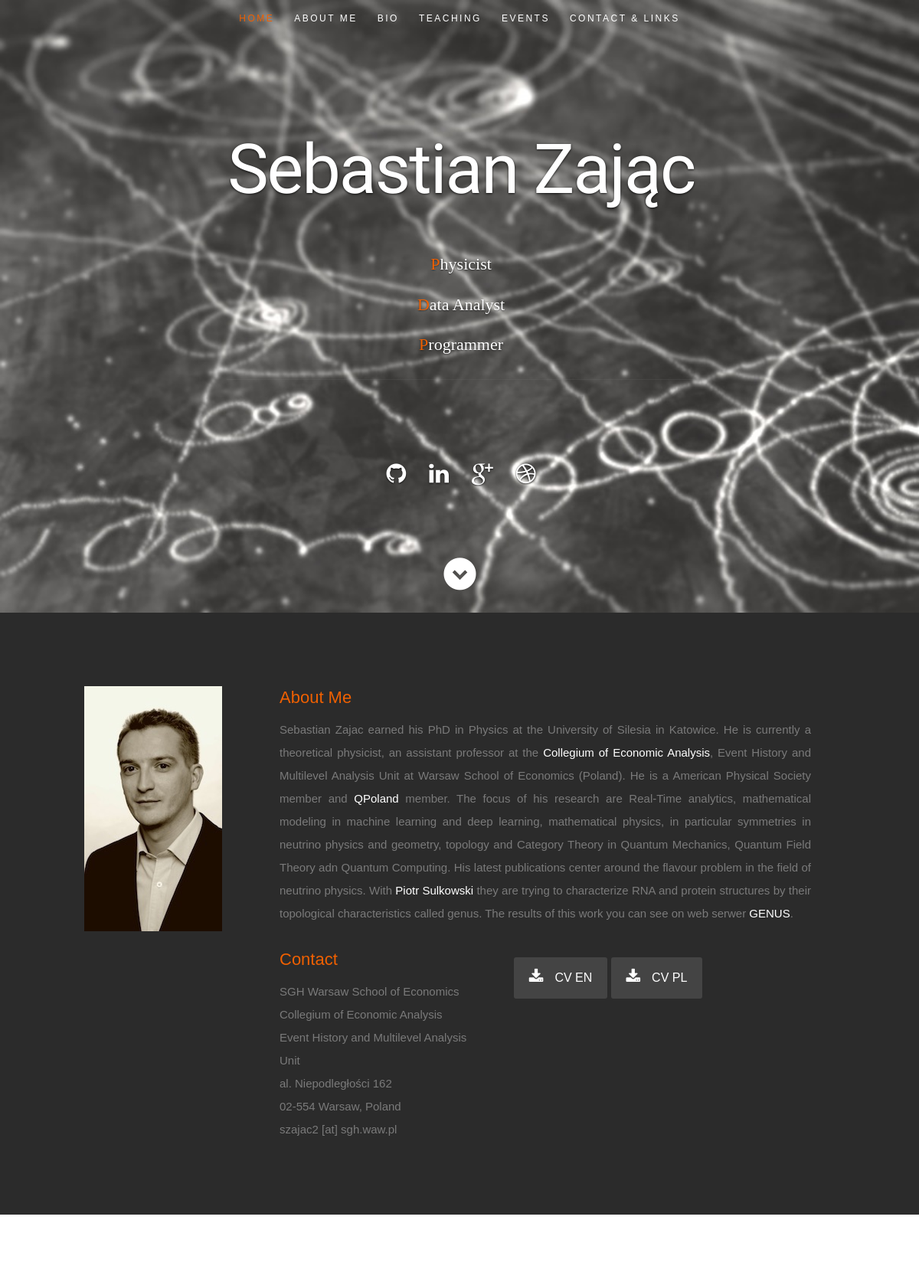
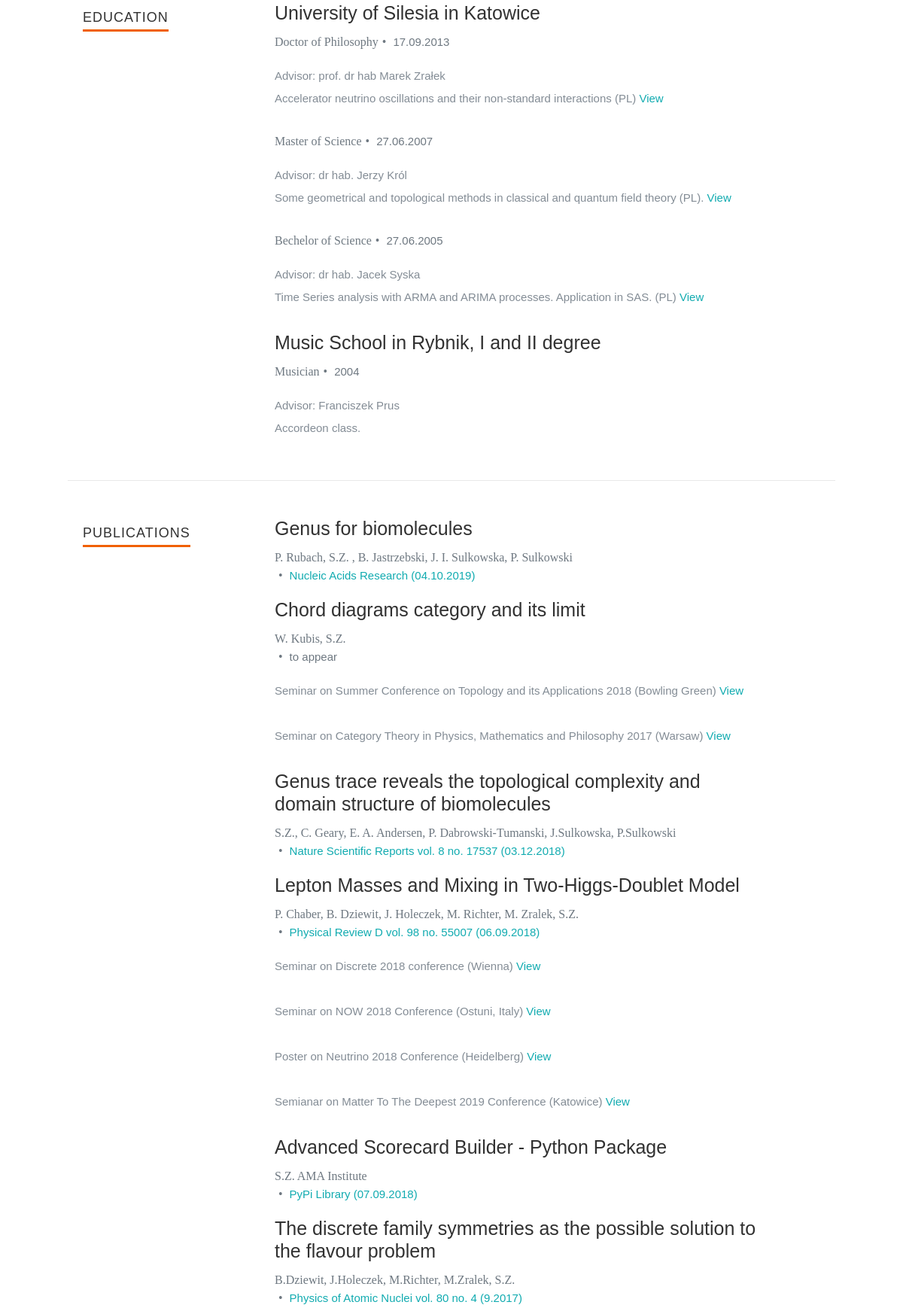
The page / (upper part) on the database its author committed (2 pictures, top to bottom).
### tables this page shows
CREATE TABLE education (
    id INTEGER NOT NULL PRIMARY KEY,
    school VARCHAR(100),
    degree VARCHAR(50),
    data DATE,
    advisor VARCHAR(60),
    title TEXT,
    href VARCHAR(100)
);

CREATE TABLE "publications" (
	"id"	INT NOT NULL,
	"title"	TEXT NOT NULL,
	"authors"	TEXT NOT NULL,
	"state"	INT,
	"journal"	TEXT,
	"vol"	INT,
	"no"	INT,
	"data"	DATE,
	"href"	VARCHAR(150),
	"info"	INTEGER,
	PRIMARY KEY("id")
);

CREATE TABLE publications_state(
    id INT NOT NULL  PRIMARY KEY,
    state VARCHAR(50)
);

CREATE TABLE "publications_info" (
	"id"	INTEGER NOT NULL,
	"id_publication"	INTEGER NOT NULL,
	"content"	TEXT,
	"href"	TEXT,
	PRIMARY KEY("id")
);

### index.php (called while the page is built, shortened)
<?php
require_once 'include/arrays.inc.php';
require_once 'include/functions.inc.php';
include 'main.html.php';
?>

### include/arrays.inc.php (called while the page is built, shortened)
<?php
                $nav = array( "about"=>"About me",
                                          "resume"=>"Bio",
                                          "portfolio"=>"Teaching",
                                          "testimonials"=>"Events",
                                         "footer"=>"Contact &amp; Links"
                );
                $social_media  = array("https://github.com/sebkaz" =>"github",
                                                            "https://pl.linkedin.com/in/sebastian-zając-b4b834b3"=>"linkedin",
                                                            "https://scholar.google.pl/citations?user=Ttb9GbAAAAAJ&hl=pl"=>"google-plus",
                                                            "https://www.researchgate.net/profile/Sebastian_Zajac"=>"dribbble"
                 );
?>

### include/functions.inc.php (the view, shortened to what this page needs)
<?php
 function show_nav($arr){
     $string = '<ul id="nav" class="nav">
         <li class="current">
             <a class="smoothscroll" href="#home">Home</a>
         </li>';
     foreach($arr as $k => $v){
         $string .='<li>
             <a class="smoothscroll" href="#'.$k.'">'.$v.'</a>
         </li>';
     }
     $string .='</ul>
     ';
     return $string;
 }
 function show_socials($arr, $class){
     $string = '<ul class="'.$class.'">';
     foreach($arr as $k => $v){
         $string .='<li>
            <a href="'.$k.'" target="_blank">
             <i class="fa fa-'.$v.'"></i>
         </a>
         </li>';
     }
     $string .='</ul>';
     return $string;
 }
 function show_educations($conn, $sql){
     $string = '';
     $head = '';
     foreach ($conn->query($sql) as $row) {
         if ($row['school'] != $head){
             $head = $row['school'];
             $string .=  '<h3>'.$head.'</h3>';
         }
         $string .= '<p class="info">';
         $string .= $row['degree'];
         $string .= '<span>&bull;</span>
             <em class="date">';
         $string .= $row['data'] ;
         $string .= '</em>
         </p>
         <p>
             Advisor: ';
         $string .= $row['advisor'];
         $string .= '<br/>'. $row['title'];
         if ($row['href'] != "#") $string.=  '<a href="'.$row['href'] .'"> View </a>';
         $string .= '</p>';
 }
 return $string;
 }
 function show_publications($conn, $sql){
     $string = '<div class="row item">
         <div class="twelve columns">';
    foreach ($conn->query($sql) as $row) {
        $string .= '<h3>'.$row['title'].'</h3>';
        $string .= '<p class="info">'.$row['authors'].'<br/> <span>&bull;</span> <em class="date">';
        switch ($row['state']) {
            case 'published':
                $string .= '<a href="'.$row['href'].'" target="_blanck">';
                $string .= $row['journal'];
                if($row['vol'] !=''){ $string .= '  vol.  '.$row['vol'];}
                if($row['no'] !=''){ $string .= '  no.  '.$row['no'];}
                $string .= '  ('.$row['data'].')  ';
                $string .= '</a></em></p>';
                break;
            default:
                $string .= 'to appear </em>
                     </p>';
                break;
        }
        if($row['info'] =='TRUE'){
                $file_dba = new PDO('sqlite:db_web.db');
                $sql_i = "SELECT * FROM publications_info WHERE id_publication=".$row['id'];
                foreach ($file_dba->query($sql_i) as $rows) {
                    $string .= '<p>'.$rows['content'].' <a href=" '.$rows['href'].'" target="_blanck"> View </a></p>';
            }
        }
    }
     $string .= '</div>
      </div>';
     return $string;
 }
?>

### main.html.php (shortened to what this page needs)
<!DOCTYPE html>
<html class="no-js" lang="en">
<head>
    <link rel="stylesheet" href="css/default.css">
    <link rel="stylesheet" href="css/layout.css">
    <link rel="stylesheet" href="css/media-queries.css">
    <link rel="stylesheet" href="css/magnific-popup.css">
</head>
<body>
    <?php include 'header.html.php'; ?>
    <?php include 'about.html.php'; ?>
    <?php include 'resume.html.php';?>
</body>
</html>

### header.html.php (shortened to what this page needs)
<header id="home">
    <nav id="nav-wrap">
        <?php echo show_nav($nav); ?>
    </nav>
    <div class="row banner">
        <div class="banner-text">
            <br>
            <br>
            <h1 class="responsive-headline">Sebastian Zając</h1>
            <br>
            <h3>
                <span>P</span>hysicist
                <br>
                <span>D</span>ata Analyst
                <br>
                <span>P</span>rogrammer</h3>
            <hr />
            <br>
            <br>
            <?php echo show_socials($social_media, "social"); ?>
        </div>
    </div>
    <p class="scrolldown">
        <a class="smoothscroll" href="#about">
            <i class="icon-down-circle"></i>
        </a>
    </p>
</header>

### about.html.php
<section id="about">
    <div class="row">
        <div class="three columns">
            <img class="profile-pic" src="images/profilepic.jpg" alt="" />
        </div>
        <div class="nine columns main-col">
            <h2>About Me</h2>
            <p style="text-align: justify;text-justify: inter-word;">Sebastian Zajac earned his PhD in Physics at the University of Silesia in Katowice. He is currently a theoretical physicist, an assistant professor at the
                <a href="http://kolegia.sgh.waw.pl/en/KAE/structure/ISiD/structure/ZAHZiAW/Pages/default.aspx" target="_blank">Collegium of Economic Analysis</a>, Event History and Multilevel Analysis Unit at Warsaw School of Economics (Poland). He is a American Physical Society member and <a href="http://qworld.lu.lv/index.php/qpoland/">QPoland</a> member.
                The focus of his research are Real-Time analytics, mathematical modeling in machine learning and deep learning, mathematical physics, in particular symmetries in neutrino physics and geometry, topology and Category Theory in Quantum
                Mechanics, Quantum Field Theory adn Quantum Computing. His latest publications center around the flavour problem in the field of neutrino physics. With
                <a href="http://psulkows.fuw.edu.pl/" target="_blank"> Piotr Sulkowski</a> they are trying to characterize RNA and protein structures by their topological characteristics called genus. The results of this work you can see on web serwer <a href="http://genus.fuw.edu.pl" target="_blank">GENUS</a>.</p>
            <div class="row">
                <div class="columns contact-details">
                    <h2>Contact</h2>
                    <p class="address">
                        <span>SGH Warsaw School of Economics</span>
                        <br> Collegium of Economic Analysis
                        <br> Event History and Multilevel Analysis Unit
                        <br>
                        <span>al. Niepodległości 162
                        <br> 02-554 Warsaw, Poland
                        </span>
                        <br>
                        <span>szajac2 [at] sgh.waw.pl</span>
                    </p>
                </div>
                <div class="columns download">
                    <p>
                        <a href="CV/en.pdf" class="button">
                            <i class="fa fa-download"></i>CV EN</a>
                        <a href="CV/pol.pdf" class="button">
                            <i class="fa fa-download"></i>CV PL</a>
                    </p>
                </div>
            </div>
        </div>
    </div>
</section>

### resume.html.php (shortened to what this page needs)
<?php require_once 'include/db.inc.php'; ?>
    <section id="resume">
        <div class="row education">
            <div class="three columns header-col">
                <h1>
                    <span>Education</span>
                </h1>
            </div>
            <div class="nine columns main-col">
                <div class="row item">
                    <div class="twelve columns">
                        <?php include 'include/education.inc.php'; ?>
                    </div>
                </div>
            </div>
        </div>
        <div class="row work">
            <div class="three columns header-col">
                <h1>
                    <span>Publications</span>
                </h1>
            </div>
            <div class="nine columns main-col">
                <?php include 'include/publications.inc.php'; ?>
            </div>
        </div>
        </section>

### include/education.inc.php
<?php
$sql_edu = "Select * from education";
echo show_educations($file_db, $sql_edu);
?>

### include/publications.inc.php
<?php
$sql_pub = "Select p1.id, p1.title, p1.authors, p2.state, p1.journal, p1.vol , p1.no, p1.data, p1.href, p1.info
From publications  p1 join publications_state  p2 on  p1.state = p2.id";
echo show_publications($file_db, $sql_pub);
?>

### css/default.css (style rules this page uses)
html, body, div, span, object, iframe, h1, h2, h3, h4, h5, h6, p, blockquote, pre, abbr, address, cite, code, del, dfn, em, img, ins, kbd, q, samp, small, strong, sub, sup, var, b, i, dl, dt, dd, ol, ul, li, fieldset, form, label, legend, table, caption, tbody, tfoot, thead, tr, th, td, article, aside, canvas, details, figcaption, figure, footer, header, hgroup, menu, nav, section, summary, time, mark, audio, video { margin: 0; padding: 0; border: 0; outline: 0; font-size: 100%; background: transparent; }
article,aside,details,figcaption,figure, footer,header,hgroup,menu,nav,section { display: block; }
*, *:before, *:after { -moz-box-sizing: border-box; -webkit-box-sizing: border-box; box-sizing: border-box; }
html { font-size: 62.5%; -webkit-font-smoothing: antialiased; }
body { background: #fff; font-family: 'opensans-regular', sans-serif; font-weight: normal; font-size: 15px; line-height: 30px; color: #838C95; -webkit-font-smoothing: antialiased; -webkit-text-size-adjust: 100%; }
h1, h2, h3, h4, h5, h6 { color: #313131; font-family: 'opensans-bold', sans-serif; font-weight: normal; }
h1 { font-size: 38px; line-height: 42px; margin-bottom: 12px; letter-spacing: -1px; }
h2 { font-size: 28px; line-height: 36px; margin-bottom: 6px; }
h3 { font-size: 22px; line-height: 30px; margin-bottom: 12px; }
p { margin: 0 0 30px 0; }
em { font: 15px/30px 'opensans-italic', sans-serif; }
hr { border: solid #E3E3E3; border-width: 1px 0 0; clear: both; margin: 11px 0 30px; height: 0; }
a, a:visited { text-decoration: none; outline: 0; color: #11ABB0; -webkit-transition: color .3s ease-in-out; -moz-transition: color .3s ease-in-out; -o-transition: color .3s ease-in-out; transition: color .3s ease-in-out; }
p a, p a:visited { line-height: inherit; }
ul, ol { margin-bottom: 24px; margin-top: 12px; }
ul { list-style: none outside; }
li { line-height: 18px; margin-bottom: 12px; }
img { max-width: 100%; height: auto; }
.button, .button:visited, button, input[type="submit"], input[type="reset"], input[type="button"] { font: 16px/30px 'opensans-bold', sans-serif; background: #11ABB0; display: inline-block; text-decoration: none; letter-spacing: 0; color: #fff; padding: 12px 20px; margin-bottom: 18px; border: none; cursor: pointer; height: auto; -webkit-transition: all .2s ease-in-out; -moz-transition: all .2s ease-in-out; -o-transition: all .2s ease-in-out; -ms-transition: all .2s ease-in-out; transition: all .2s ease-in-out; -moz-border-radius: 3px; -webkit-border-radius: 3px; -khtml-border-radius: 3px; border-radius: 3px; }
.row { width: 96%; max-width: 1020px; margin: 0 auto; }
.row .row { width: auto; max-width: none; margin: 0 -20px; }
.row:before, .row:after { content: " "; display: table; }
.row:after { clear: both; }
.column, .columns { position: relative; padding: 0 20px; min-height: 1px; float: left; }
[class*="column"] + [class*="column"]:last-child { float: right; }
.row .three { width: 25%; }
.row .nine { width: 75%; }
.row .twelve { width: 100%; }

### rows shown on the page
education: school "University of Silesia in Katowice", value "Doctor of Philosophy 17.09.2013 prof. dr hab Marek Zrałek", title "Accelerator neutrino oscillations and their non-standard interactions (PL)"
education: value "Master of Science 27.06.2007 dr hab. Jerzy Król", title "Some geometrical and topological methods in classical and quantum field theory (PL)."
education: value "Bechelor of Science 27.06.2005 dr hab. Jacek Syska", title "Time Series analysis with ARMA and ARIMA processes. Application in SAS. (PL)"
education: school "Music School in Rybnik, I and II degree", value "Musician 2004 Franciszek Prus", title "Accordeon class."
publications: title "Genus for biomolecules", authors "P. Rubach, S.Z. , B. Jastrzebski, J. I. Sulkowska, P. Sulkowski"
publications_state: state "Nucleic Acids Research (04.10.2019)", state "Nature Scientific Reports vol. 8 no. 17537 (03.12.2018)", state "Physical Review D vol. 98 no. 55007 (06.09.2018)", state "PyPi Library (07.09.2018)", state "Physics of Atomic Nuclei vol. 80 no. 4 (9.2017)"
publications: title "Chord diagrams category and its limit", authors "W. Kubis, S.Z.", shows "to appear"
publications_info: content "Seminar on Summer Conference on Topology and its Applications 2018 (Bowling Green)"
publications_info: content "Seminar on Category Theory in Physics, Mathematics and Philosophy 2017 (Warsaw)"
publications: title "Genus trace reveals the topological complexity and domain structure of biomolecules", authors "S.Z., C. Geary, E. A. Andersen, P. Dabrowski-Tumanski, J.Sulkowska, P.Sulkowski"
publications: title "Lepton Masses and Mixing in Two-Higgs-Doublet Model", authors "P. Chaber, B. Dziewit, J. Holeczek, M. Richter, M. Zralek, S.Z."
publications_info: content "Seminar on Discrete 2018 conference (Wienna)"
publications_info: content "Seminar on NOW 2018 Conference (Ostuni, Italy)"
publications_info: content "Poster on Neutrino 2018 Conference (Heidelberg)"
publications_info: content "Semianar on Matter To The Deepest 2019 Conference (Katowice)"
publications: title "Advanced Scorecard Builder - Python Package", authors "S.Z. AMA Institute"
publications: title "The discrete family symmetries as the possible solution to the flavour problem", authors "B.Dziewit, J.Holeczek, M.Richter, M.Zralek, S.Z."

### other values the page prints
$v "ABOUT ME"
$v "BIO"
$v "TEACHING"
$v "EVENTS"
$v "CONTACT & LINKS"
